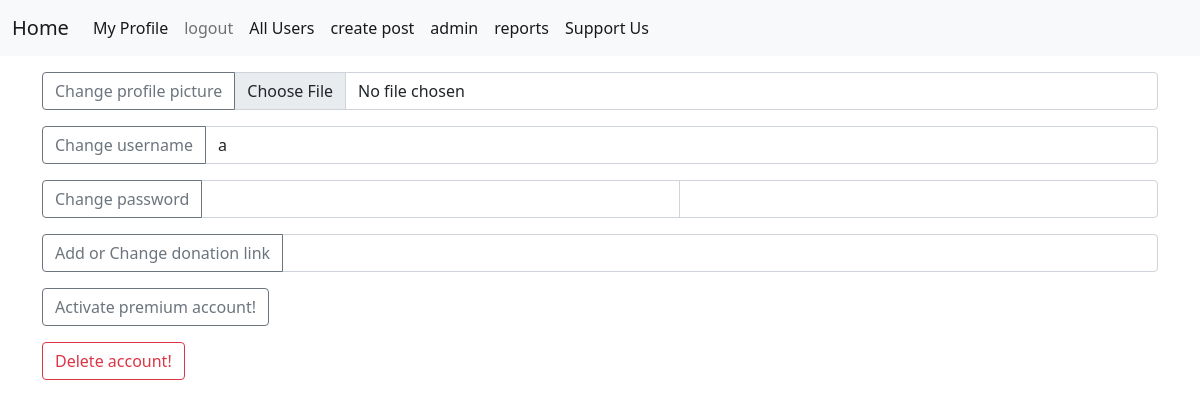
Page /user_settings/ (signed in) on the earlier database version.
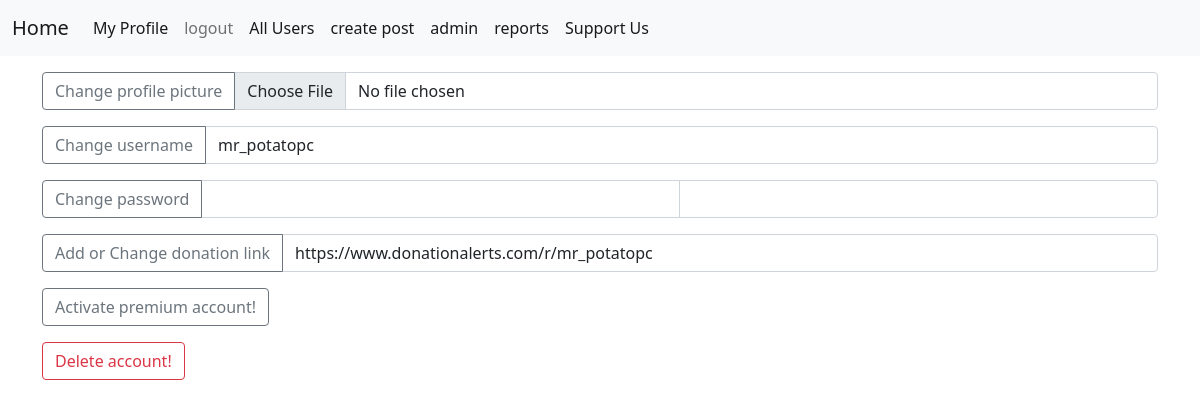
Same page on the later database version.
### home/models.py (models this page shows)
class user_name(models.Model):
    user = models.ForeignKey(User,on_delete=models.CASCADE)
    name = models.CharField(max_length=200)

class user_donate_link(models.Model):
    user = models.ForeignKey(User,on_delete=models.CASCADE)
    link = models.URLField(max_length=400)

### home/views.py (the view)
# urls.py: path('user_settings/',views.UserSettings.as_view(),name="settings"),
class UserSettings(TemplateView):
    template_name = "home/settings.html"

### templates/home/settings.html (shortened to what this page needs)
{% extends 'base.html' %}
{% load static %}
{% block content %}
<div class="container mt-3">
    <div class="">
      <form class="" action="{% url 'home:edituserava' %}" method="post" enctype="multipart/form-data">
        <div class="input-group">
          <button class="btn btn-outline-secondary" type="submit" id="inputGroupFileAddon03">Change profile picture</button>
          <input type="file" accept="image/png, image/gif, image/jpeg" class="form-control" required id="inputGroupFile03" aria-describedby="inputGroupFileAddon03" aria-label="Upload" name="profilepic">
        </div>
      </form>
    </div>
    <div class="mt-3">
      <form method="post" action="{% url 'home:editusername' %}">
        <div class="input-group mb-3">
          <button class="btn btn-outline-secondary" onclick="this.disabled=true;" type="submit" id="inputGroupFileAddon03">Change username</button>
          <input type="text" class="form-control" required value="{% if user.user_name_set.all|first %}{% with user.user_name_set.all|first as u %}{{u.name}}{% endwith %}{% else %}{{user}}{% endif %}" aria-label="Text input with segmented dropdown button" name="username">
        </div>
      </form>
    </div>
    <div class="mt-3">
      <form class="" action="{% url 'home:edituserpassword' %}" method="post">
        <div class="input-group mb-3">
          <button class="btn btn-outline-secondary" type="submit" id="inputGroupFileAddon03">Change password</button>
          <input name="password" class="form-control" required="required" type="password" id="password" minlength="8" />
          <input name="password_confirm" class="form-control" required="required" type="password" id="password_confirm" oninput="check(this)" minlength="8" />
        </div>
      </form>
    </div>
    <div class="mt-3">
      <form class="" action="{% url 'home:userdonatelink' %}" method="post">
        <div class="input-group mb-3">
          <button class="btn btn-outline-secondary" type="submit" id="inputGroupFileAddon03">Add or Change donation link</button>
          <input type="url" class="form-control" required value="{% if user.user_donate_link_set.all|first %}{% with user.user_donate_link_set.all|first as u %}{{u.link}}{% endwith %}{% endif %}" aria-label="Text input with segmented dropdown button" name="link">
        </div>
      </form>
    </div>
    <div class="mt-3">
      <div class="input-group mb-3">
        {% if user.user_premium_set.all|first %}
          <a href="#" class="btn btn-outline-secondary">You already have premium!</a>
        {% else %}
          <a href="{% url 'home:getpremium' %}" class="btn btn-outline-secondary">Activate premium account!</a>
        {% endif %}
      </div>
    </div>
    <div class="mt-3">
      <div class="input-group mb-3">
        <a href="{% url 'home:deleteuser' %}" class="btn btn-outline-danger">Delete account!</a>
      </div>
    </div>
</div>
{% endblock %}

### templates/base.html (shortened to what this page needs)
<!DOCTYPE html>
<html lang="en" dir="ltr">
  <head>
    <link href="https://cdn.jsdelivr.net/npm/bootstrap@5.0.2/dist/css/bootstrap.min.css" rel="stylesheet">
  </head>
  <body>
    <nav class="navbar navbar-expand-lg navbar-light bg-light">
      <div class="container-fluid">
        <a class="navbar-brand" href="{% url 'home:home' %}">Home</a>
        <div class="collapse navbar-collapse" id="navbarSupportedContent">
          <ul class="navbar-nav me-auto mb-2 mb-lg-0">
            {% if user.is_authenticated %}
              <li class="nav-item">
                <a class="nav-link active" aria-current="page" href="{% url 'home:user' user.id %}">My Profile</a>
              </li>
              <li class="nav-item">
                <a class="nav-link" href="{% url 'account_logout' %}">logout</a>
              </li>
            {% else %}
              <li class="nav-item">
                <a class="nav-link" href="{% url 'account_login' %}">login</a>
              </li>
            {% endif %}
            <li class="nav-item">
              <a class="nav-link active" aria-current="page" href="{% url 'home:users' %}">All Users</a>
            </li>
            <li class="nav-item">
              <a class="nav-link active" aria-current="page" href="{% url 'home:postcreateview' %}">create post</a>
            </li>
            {% if user.is_superuser %}
              <li class="nav-item">
                <a class="nav-link active" aria-current="page" href="{% url 'admin:login' %}">admin</a>
              </li>
              <li class="nav-item">
                <a class="nav-link active" aria-current="page" href="{% url 'home:reports' %}">reports</a>
              </li>
            {% endif %}
            <li class="nav-item">
              <a class="nav-link active" aria-current="page" href="{% url 'home:donate' %}">Support Us</a>
            </li>
          </ul>
        </div>
      </div>
    </nav>
    {% block content %}
    {% endblock %}
  </body>
</html>

Differences in the rows shown:
added user_name: username "mr_potatopc"
added user_donate_link: link "https://www.donationalerts.com/r/mr_potatopc"
